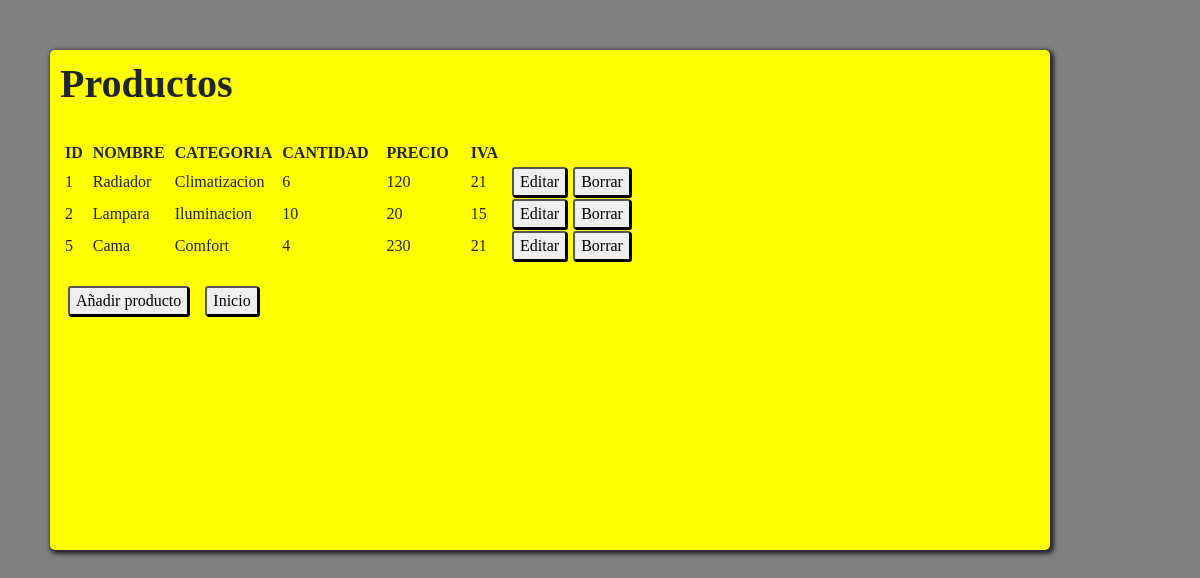
/codigos/productos.php (signed in), run on the app's committed database.
### tables this page shows
CREATE TABLE IF NOT EXISTS `producto` (
  `id_producto` int(10) NOT NULL AUTO_INCREMENT,
  `nombre` varchar(50) NOT NULL,
  `categoria` varchar(50) NOT NULL,
  `cantidad` int(10) NOT NULL,
  `precio` int(10) NOT NULL,
  `iva` int(10) NOT NULL,
  PRIMARY KEY (`id_producto`)
);

### codigos/productos.php (the view, shortened to what this page needs)
<?php
    include 'model/db.php';
    $sentencia = $bd -> query("SELECT * FROM producto");
    $productos = $sentencia -> fetchAll(PDO::FETCH_OBJ);
?>
<!DOCTYPE html>
<html lang="en">
<head>
    <link rel="stylesheet" href="https://stackpath.bootstrapcdn.com/bootstrap/4.3.1/css/bootstrap.min.css">
    <link rel="stylesheet" type="text/css" href="model/estilo.css">
</head>
<body>
    <form>
    <h1>Productos</h1><br>
    <table>
        <tr>
            <th>&nbsp;ID&nbsp;&nbsp;</th>
            <th>NOMBRE&nbsp;&nbsp;</th>
            <th>CATEGORIA&nbsp;&nbsp;</th>
            <th>CANTIDAD&nbsp;&nbsp;&nbsp;&nbsp;</th>
            <th>PRECIO&nbsp;&nbsp;&nbsp;&nbsp;&nbsp;</th>
            <th>IVA&nbsp;&nbsp;</th>
        </tr>
    <?php
        foreach($productos as $dato) {
            echo '<tr>';
                echo '<td>&nbsp;' . $dato->id_producto . '</td>';
                echo '<td>' . $dato->nombre . '</td>';
                echo '<td>' . $dato->categoria . '</td>';
                echo '<td>' . $dato->cantidad . '</td>';
                echo '<td>' . $dato->precio . '</td>';
                echo '<td>' . $dato->iva . '</td>';
                echo '<td>&nbsp;<button><a href="editarProd.php?id_producto=' . $dato->id_producto .'">Editar</a></button></td>';
                echo '<td>&nbsp;<button><a href="borrarProducto.php?id_producto=' . $dato->id_producto .'">Borrar</a></button></td>';
            echo '</tr>';
        }
    ?>
    </table>
    <br>&nbsp;&nbsp;<button><a href="insertarProd.php">Añadir producto</a></button>
    &nbsp;&nbsp;&nbsp;<button><a href="index.php">Inicio</a></button>
    </form>
</body>
</html>

### codigos/model/estilo.css (style rules this page uses)
body { background-color:grey; }
form { background-color:yellow; margin-top:50px; margin-left:50px; width:1000px; height:500px; font-family:verdana; padding:10px 10px; box-shadow:2px 2px 4px 2px; border-radius:5px; }
h1 { font-weight:bold; }
button { box-shadow:1px 1px; border-radius:3px; }

### codigos/productos.php (style rules this page uses)
a { color: black; }

### data on the page
producto: id_producto "1", nombre "Radiador", categoria "Climatizacion", cantidad "6", precio "120", iva "21"
producto: id_producto "2", nombre "Lampara", categoria "Iluminacion", cantidad "10", precio "20", iva "15"
producto: id_producto "5", nombre "Cama", categoria "Comfort", cantidad "4", precio "230", iva "21"
